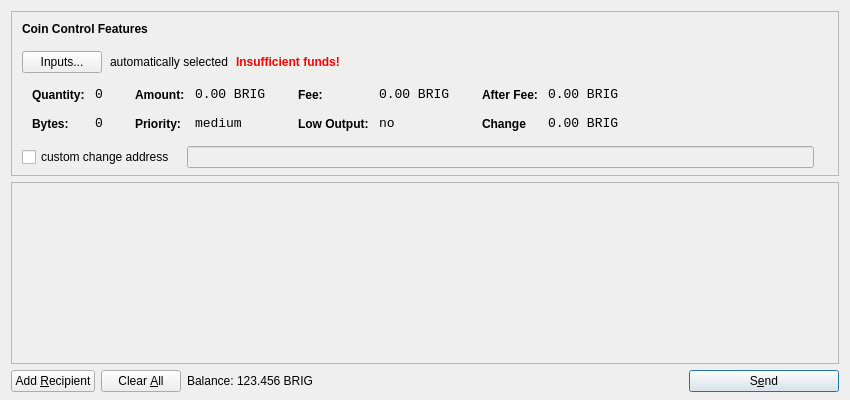
<?xml version="1.0" encoding="UTF-8"?>
<ui version="4.0">
 <class>SendCoinsDialog</class>
 <widget class="QDialog" name="SendCoinsDialog">
  <property name="geometry">
   <rect>
    <x>0</x>
    <y>0</y>
    <width>850</width>
    <height>400</height>
   </rect>
  </property>
  <property name="windowTitle">
   <string>Send Coins</string>
  </property>
  <layout class="QVBoxLayout" name="verticalLayout" stretch="0,1,0">
   <property name="bottomMargin">
    <number>8</number>
   </property>
   <item>
    <widget class="QFrame" name="frameCoinControl">
     <property name="sizePolicy">
      <sizepolicy hsizetype="Expanding" vsizetype="Expanding">
       <horstretch>0</horstretch>
       <verstretch>0</verstretch>
      </sizepolicy>
     </property>
     <property name="maximumSize">
      <size>
       <width>16777215</width>
       <height>16777215</height>
      </size>
     </property>
     <property name="frameShape">
      <enum>QFrame::StyledPanel</enum>
     </property>
     <property name="frameShadow">
      <enum>QFrame::Sunken</enum>
     </property>
     <layout class="QVBoxLayout" name="verticalLayoutCoinControl2">
      <property name="spacing">
       <number>6</number>
      </property>
      <property name="leftMargin">
       <number>0</number>
      </property>
      <property name="topMargin">
       <number>0</number>
      </property>
      <property name="rightMargin">
       <number>0</number>
      </property>
      <property name="bottomMargin">
       <number>6</number>
      </property>
      <item>
       <layout class="QVBoxLayout" name="verticalLayoutCoinControl" stretch="0,0,0,0,1">
        <property name="spacing">
         <number>0</number>
        </property>
        <property name="leftMargin">
         <number>10</number>
        </property>
        <property name="topMargin">
         <number>10</number>
        </property>
        <item>
         <layout class="QHBoxLayout" name="horizontalLayoutCoinControl1">
          <property name="bottomMargin">
           <number>15</number>
          </property>
          <item>
           <widget class="QLabel" name="labelCoinControlFeatures">
            <property name="sizePolicy">
             <sizepolicy hsizetype="Preferred" vsizetype="Maximum">
              <horstretch>0</horstretch>
              <verstretch>0</verstretch>
             </sizepolicy>
            </property>
            <property name="font">
             <font>
              <weight>75</weight>
              <bold>true</bold>
             </font>
            </property>
            <property name="styleSheet">
             <string notr="true">font-weight:bold;</string>
            </property>
            <property name="text">
             <string>Coin Control Features</string>
            </property>
           </widget>
          </item>
         </layout>
        </item>
        <item>
         <layout class="QHBoxLayout" name="horizontalLayoutCoinControl2" stretch="0,0,0,0">
          <property name="spacing">
           <number>8</number>
          </property>
          <property name="bottomMargin">
           <number>10</number>
          </property>
          <item>
           <widget class="QPushButton" name="pushButtonCoinControl">
            <property name="styleSheet">
             <string notr="true"/>
            </property>
            <property name="text">
             <string>Inputs...</string>
            </property>
           </widget>
          </item>
          <item>
           <widget class="QLabel" name="labelCoinControlAutomaticallySelected">
            <property name="text">
             <string>automatically selected</string>
            </property>
            <property name="margin">
             <number>5</number>
            </property>
           </widget>
          </item>
          <item>
           <widget class="QLabel" name="labelCoinControlInsuffFunds">
            <property name="font">
             <font>
              <weight>75</weight>
              <bold>true</bold>
             </font>
            </property>
            <property name="styleSheet">
             <string notr="true">color:red;font-weight:bold;</string>
            </property>
            <property name="text">
             <string>Insufficient funds!</string>
            </property>
            <property name="margin">
             <number>5</number>
            </property>
           </widget>
          </item>
          <item>
           <spacer name="horizontalSpacerCoinControl">
            <property name="orientation">
             <enum>Qt::Horizontal</enum>
            </property>
            <property name="sizeHint" stdset="0">
             <size>
              <width>40</width>
              <height>1</height>
             </size>
            </property>
           </spacer>
          </item>
         </layout>
        </item>
        <item>
         <widget class="QWidget" name="widgetCoinControl" native="true">
          <property name="sizePolicy">
           <sizepolicy hsizetype="Preferred" vsizetype="Preferred">
            <horstretch>0</horstretch>
            <verstretch>0</verstretch>
           </sizepolicy>
          </property>
          <property name="minimumSize">
           <size>
            <width>0</width>
            <height>0</height>
           </size>
          </property>
          <property name="styleSheet">
           <string notr="true"/>
          </property>
          <layout class="QHBoxLayout" name="horizontalLayoutCoinControl5">
           <property name="leftMargin">
            <number>0</number>
           </property>
           <property name="topMargin">
            <number>0</number>
           </property>
           <property name="rightMargin">
            <number>0</number>
           </property>
           <property name="bottomMargin">
            <number>0</number>
           </property>
           <item>
            <layout class="QHBoxLayout" name="horizontalLayoutCoinControl3" stretch="0,0,0,1">
             <property name="spacing">
              <number>20</number>
             </property>
             <property name="topMargin">
              <number>0</number>
             </property>
             <property name="bottomMargin">
              <number>10</number>
             </property>
             <item>
              <layout class="QFormLayout" name="formLayoutCoinControl1">
               <property name="horizontalSpacing">
                <number>10</number>
               </property>
               <property name="verticalSpacing">
                <number>14</number>
               </property>
               <property name="leftMargin">
                <number>10</number>
               </property>
               <property name="topMargin">
                <number>4</number>
               </property>
               <property name="rightMargin">
                <number>6</number>
               </property>
               <item row="0" column="0">
                <widget class="QLabel" name="labelCoinControlQuantityText">
                 <property name="styleSheet">
                  <string notr="true">font-weight:bold;</string>
                 </property>
                 <property name="text">
                  <string>Quantity:</string>
                 </property>
                 <property name="margin">
                  <number>0</number>
                 </property>
                </widget>
               </item>
               <item row="0" column="1">
                <widget class="QLabel" name="labelCoinControlQuantity">
                 <property name="font">
                  <font>
                   <family>Monospace</family>
                   <pointsize>10</pointsize>
                  </font>
                 </property>
                 <property name="cursor">
                  <cursorShape>IBeamCursor</cursorShape>
                 </property>
                 <property name="contextMenuPolicy">
                  <enum>Qt::ActionsContextMenu</enum>
                 </property>
                 <property name="text">
                  <string>0</string>
                 </property>
                 <property name="margin">
                  <number>0</number>
                 </property>
                 <property name="textInteractionFlags">
                  <set>Qt::LinksAccessibleByMouse|Qt::TextSelectableByKeyboard|Qt::TextSelectableByMouse</set>
                 </property>
                </widget>
               </item>
               <item row="1" column="0">
                <widget class="QLabel" name="labelCoinControlBytesText">
                 <property name="styleSheet">
                  <string notr="true">font-weight:bold;</string>
                 </property>
                 <property name="text">
                  <string>Bytes:</string>
                 </property>
                </widget>
               </item>
               <item row="1" column="1">
                <widget class="QLabel" name="labelCoinControlBytes">
                 <property name="font">
                  <font>
                   <family>Monospace</family>
                   <pointsize>10</pointsize>
                  </font>
                 </property>
                 <property name="cursor">
                  <cursorShape>IBeamCursor</cursorShape>
                 </property>
                 <property name="contextMenuPolicy">
                  <enum>Qt::ActionsContextMenu</enum>
                 </property>
                 <property name="text">
                  <string>0</string>
                 </property>
                 <property name="textInteractionFlags">
                  <set>Qt::LinksAccessibleByMouse|Qt::TextSelectableByKeyboard|Qt::TextSelectableByMouse</set>
                 </property>
                </widget>
               </item>
              </layout>
             </item>
             <item>
              <layout class="QFormLayout" name="formLayoutCoinControl2">
               <property name="horizontalSpacing">
                <number>10</number>
               </property>
               <property name="verticalSpacing">
                <number>14</number>
               </property>
               <property name="leftMargin">
                <number>6</number>
               </property>
               <property name="topMargin">
                <number>4</number>
               </property>
               <property name="rightMargin">
                <number>6</number>
               </property>
               <item row="0" column="0">
                <widget class="QLabel" name="labelCoinControlAmountText">
                 <property name="styleSheet">
                  <string notr="true">font-weight:bold;</string>
                 </property>
                 <property name="text">
                  <string>Amount:</string>
                 </property>
                 <property name="margin">
                  <number>0</number>
                 </property>
                </widget>
               </item>
               <item row="0" column="1">
                <widget class="QLabel" name="labelCoinControlAmount">
                 <property name="font">
                  <font>
                   <family>Monospace</family>
                   <pointsize>10</pointsize>
                  </font>
                 </property>
                 <property name="cursor">
                  <cursorShape>IBeamCursor</cursorShape>
                 </property>
                 <property name="contextMenuPolicy">
                  <enum>Qt::ActionsContextMenu</enum>
                 </property>
                 <property name="text">
                  <string>0.00 BRIG</string>
                 </property>
                 <property name="textInteractionFlags">
                  <set>Qt::LinksAccessibleByMouse|Qt::TextSelectableByKeyboard|Qt::TextSelectableByMouse</set>
                 </property>
                </widget>
               </item>
               <item row="1" column="0">
                <widget class="QLabel" name="labelCoinControlPriorityText">
                 <property name="styleSheet">
                  <string notr="true">font-weight:bold;</string>
                 </property>
                 <property name="text">
                  <string>Priority:</string>
                 </property>
                </widget>
               </item>
               <item row="1" column="1">
                <widget class="QLabel" name="labelCoinControlPriority">
                 <property name="font">
                  <font>
                   <family>Monospace</family>
                   <pointsize>10</pointsize>
                  </font>
                 </property>
                 <property name="cursor">
                  <cursorShape>IBeamCursor</cursorShape>
                 </property>
                 <property name="contextMenuPolicy">
                  <enum>Qt::ActionsContextMenu</enum>
                 </property>
                 <property name="text">
                  <string>medium</string>
                 </property>
                 <property name="textInteractionFlags">
                  <set>Qt::LinksAccessibleByMouse|Qt::TextSelectableByKeyboard|Qt::TextSelectableByMouse</set>
                 </property>
                </widget>
               </item>
              </layout>
             </item>
             <item>
              <layout class="QFormLayout" name="formLayoutCoinControl3">
               <property name="horizontalSpacing">
                <number>10</number>
               </property>
               <property name="verticalSpacing">
                <number>14</number>
               </property>
               <property name="leftMargin">
                <number>6</number>
               </property>
               <property name="topMargin">
                <number>4</number>
               </property>
               <property name="rightMargin">
                <number>6</number>
               </property>
               <item row="0" column="0">
                <widget class="QLabel" name="labelCoinControlFeeText">
                 <property name="styleSheet">
                  <string notr="true">font-weight:bold;</string>
                 </property>
                 <property name="text">
                  <string>Fee:</string>
                 </property>
                 <property name="margin">
                  <number>0</number>
                 </property>
                </widget>
               </item>
               <item row="0" column="1">
                <widget class="QLabel" name="labelCoinControlFee">
                 <property name="font">
                  <font>
                   <family>Monospace</family>
                   <pointsize>10</pointsize>
                  </font>
                 </property>
                 <property name="cursor">
                  <cursorShape>IBeamCursor</cursorShape>
                 </property>
                 <property name="contextMenuPolicy">
                  <enum>Qt::ActionsContextMenu</enum>
                 </property>
                 <property name="text">
                  <string>0.00 BRIG</string>
                 </property>
                 <property name="textInteractionFlags">
                  <set>Qt::LinksAccessibleByMouse|Qt::TextSelectableByKeyboard|Qt::TextSelectableByMouse</set>
                 </property>
                </widget>
               </item>
               <item row="1" column="0">
                <widget class="QLabel" name="labelCoinControlLowOutputText">
                 <property name="styleSheet">
                  <string notr="true">font-weight:bold;</string>
                 </property>
                 <property name="text">
                  <string>Low Output:</string>
                 </property>
                </widget>
               </item>
               <item row="1" column="1">
                <widget class="QLabel" name="labelCoinControlLowOutput">
                 <property name="font">
                  <font>
                   <family>Monospace</family>
                   <pointsize>10</pointsize>
                  </font>
                 </property>
                 <property name="cursor">
                  <cursorShape>IBeamCursor</cursorShape>
                 </property>
                 <property name="contextMenuPolicy">
                  <enum>Qt::ActionsContextMenu</enum>
                 </property>
                 <property name="text">
                  <string>no</string>
                 </property>
                 <property name="textInteractionFlags">
                  <set>Qt::LinksAccessibleByMouse|Qt::TextSelectableByKeyboard|Qt::TextSelectableByMouse</set>
                 </property>
                </widget>
               </item>
              </layout>
             </item>
             <item>
              <layout class="QFormLayout" name="formLayoutCoinControl4">
               <property name="horizontalSpacing">
                <number>10</number>
               </property>
               <property name="verticalSpacing">
                <number>14</number>
               </property>
               <property name="leftMargin">
                <number>6</number>
               </property>
               <property name="topMargin">
                <number>4</number>
               </property>
               <property name="rightMargin">
                <number>6</number>
               </property>
               <item row="0" column="0">
                <widget class="QLabel" name="labelCoinControlAfterFeeText">
                 <property name="styleSheet">
                  <string notr="true">font-weight:bold;</string>
                 </property>
                 <property name="text">
                  <string>After Fee:</string>
                 </property>
                 <property name="margin">
                  <number>0</number>
                 </property>
                </widget>
               </item>
               <item row="0" column="1">
                <widget class="QLabel" name="labelCoinControlAfterFee">
                 <property name="font">
                  <font>
                   <family>Monospace</family>
                   <pointsize>10</pointsize>
                  </font>
                 </property>
                 <property name="cursor">
                  <cursorShape>IBeamCursor</cursorShape>
                 </property>
                 <property name="contextMenuPolicy">
                  <enum>Qt::ActionsContextMenu</enum>
                 </property>
                 <property name="text">
                  <string>0.00 BRIG</string>
                 </property>
                 <property name="textInteractionFlags">
                  <set>Qt::LinksAccessibleByMouse|Qt::TextSelectableByKeyboard|Qt::TextSelectableByMouse</set>
                 </property>
                </widget>
               </item>
               <item row="1" column="0">
                <widget class="QLabel" name="labelCoinControlChangeText">
                 <property name="styleSheet">
                  <string notr="true">font-weight:bold;</string>
                 </property>
                 <property name="text">
                  <string>Change</string>
                 </property>
                </widget>
               </item>
               <item row="1" column="1">
                <widget class="QLabel" name="labelCoinControlChange">
                 <property name="font">
                  <font>
                   <family>Monospace</family>
                   <pointsize>10</pointsize>
                  </font>
                 </property>
                 <property name="cursor">
                  <cursorShape>IBeamCursor</cursorShape>
                 </property>
                 <property name="contextMenuPolicy">
                  <enum>Qt::ActionsContextMenu</enum>
                 </property>
                 <property name="text">
                  <string>0.00 BRIG</string>
                 </property>
                 <property name="textInteractionFlags">
                  <set>Qt::LinksAccessibleByMouse|Qt::TextSelectableByKeyboard|Qt::TextSelectableByMouse</set>
                 </property>
                </widget>
               </item>
              </layout>
             </item>
            </layout>
           </item>
          </layout>
         </widget>
        </item>
        <item>
         <layout class="QHBoxLayout" name="horizontalLayoutCoinControl4" stretch="0,0,0">
          <property name="spacing">
           <number>12</number>
          </property>
          <property name="sizeConstraint">
           <enum>QLayout::SetDefaultConstraint</enum>
          </property>
          <property name="topMargin">
           <number>5</number>
          </property>
          <property name="rightMargin">
           <number>5</number>
          </property>
          <item>
           <widget class="QCheckBox" name="checkBoxCoinControlChange">
            <property name="text">
             <string>custom change address</string>
            </property>
           </widget>
          </item>
          <item>
           <widget class="QLineEdit" name="lineEditCoinControlChange">
            <property name="enabled">
             <bool>false</bool>
            </property>
            <property name="sizePolicy">
             <sizepolicy hsizetype="Expanding" vsizetype="Fixed">
              <horstretch>0</horstretch>
              <verstretch>0</verstretch>
             </sizepolicy>
            </property>
           </widget>
          </item>
          <item>
           <widget class="QLabel" name="labelCoinControlChangeLabel">
            <property name="sizePolicy">
             <sizepolicy hsizetype="Preferred" vsizetype="Expanding">
              <horstretch>0</horstretch>
              <verstretch>0</verstretch>
             </sizepolicy>
            </property>
            <property name="minimumSize">
             <size>
              <width>0</width>
              <height>0</height>
             </size>
            </property>
            <property name="text">
             <string/>
            </property>
            <property name="margin">
             <number>3</number>
            </property>
           </widget>
          </item>
         </layout>
        </item>
        <item>
         <spacer name="verticalSpacerCoinControl">
          <property name="orientation">
           <enum>Qt::Vertical</enum>
          </property>
          <property name="sizeHint" stdset="0">
           <size>
            <width>800</width>
            <height>1</height>
           </size>
          </property>
         </spacer>
        </item>
       </layout>
      </item>
     </layout>
    </widget>
   </item>
   <item>
    <widget class="QScrollArea" name="scrollArea">
     <property name="widgetResizable">
      <bool>true</bool>
     </property>
     <widget class="QWidget" name="scrollAreaWidgetContents">
      <property name="geometry">
       <rect>
        <x>0</x>
        <y>0</y>
        <width>828</width>
        <height>162</height>
       </rect>
      </property>
      <layout class="QVBoxLayout" name="verticalLayout_2">
       <property name="leftMargin">
        <number>0</number>
       </property>
       <property name="topMargin">
        <number>0</number>
       </property>
       <property name="rightMargin">
        <number>0</number>
       </property>
       <property name="bottomMargin">
        <number>0</number>
       </property>
       <item>
        <layout class="QVBoxLayout" name="entries">
         <property name="spacing">
          <number>6</number>
         </property>
        </layout>
       </item>
       <item>
        <spacer name="verticalSpacer">
         <property name="orientation">
          <enum>Qt::Vertical</enum>
         </property>
         <property name="sizeHint" stdset="0">
          <size>
           <width>20</width>
           <height>40</height>
          </size>
         </property>
        </spacer>
       </item>
      </layout>
     </widget>
    </widget>
   </item>
   <item>
    <layout class="QHBoxLayout" name="horizontalLayout">
     <item>
      <widget class="QPushButton" name="addButton">
       <property name="toolTip">
        <string>Send to multiple recipients at once</string>
       </property>
       <property name="text">
        <string>Add &amp;Recipient</string>
       </property>
       <property name="icon">
        <iconset resource="../bitcoin.qrc">
         <normaloff>:/icons/add</normaloff>:/icons/add</iconset>
       </property>
       <property name="autoDefault">
        <bool>false</bool>
       </property>
      </widget>
     </item>
     <item>
      <widget class="QPushButton" name="clearButton">
       <property name="sizePolicy">
        <sizepolicy hsizetype="Minimum" vsizetype="Fixed">
         <horstretch>0</horstretch>
         <verstretch>0</verstretch>
        </sizepolicy>
       </property>
       <property name="toolTip">
        <string>Remove all transaction fields</string>
       </property>
       <property name="text">
        <string>Clear &amp;All</string>
       </property>
       <property name="icon">
        <iconset resource="../bitcoin.qrc">
         <normaloff>:/icons/remove</normaloff>:/icons/remove</iconset>
       </property>
       <property name="autoRepeatDelay">
        <number>300</number>
       </property>
       <property name="autoDefault">
        <bool>false</bool>
       </property>
      </widget>
     </item>
     <item>
      <layout class="QHBoxLayout" name="horizontalLayout_2">
       <property name="spacing">
        <number>3</number>
       </property>
       <item>
        <widget class="QLabel" name="label">
         <property name="sizePolicy">
          <sizepolicy hsizetype="Preferred" vsizetype="Fixed">
           <horstretch>0</horstretch>
           <verstretch>0</verstretch>
          </sizepolicy>
         </property>
         <property name="text">
          <string>Balance:</string>
         </property>
        </widget>
       </item>
       <item>
        <widget class="QLabel" name="labelBalance">
         <property name="sizePolicy">
          <sizepolicy hsizetype="Preferred" vsizetype="Fixed">
           <horstretch>0</horstretch>
           <verstretch>0</verstretch>
          </sizepolicy>
         </property>
         <property name="cursor">
          <cursorShape>IBeamCursor</cursorShape>
         </property>
         <property name="text">
          <string>123.456 BRIG</string>
         </property>
         <property name="textInteractionFlags">
          <set>Qt::LinksAccessibleByMouse|Qt::TextSelectableByKeyboard|Qt::TextSelectableByMouse</set>
         </property>
        </widget>
       </item>
      </layout>
     </item>
     <item>
      <spacer name="horizontalSpacer">
       <property name="orientation">
        <enum>Qt::Horizontal</enum>
       </property>
       <property name="sizeHint" stdset="0">
        <size>
         <width>40</width>
         <height>20</height>
        </size>
       </property>
      </spacer>
     </item>
     <item>
      <widget class="QPushButton" name="sendButton">
       <property name="minimumSize">
        <size>
         <width>150</width>
         <height>0</height>
        </size>
       </property>
       <property name="toolTip">
        <string>Confirm the send action</string>
       </property>
       <property name="text">
        <string>S&amp;end</string>
       </property>
       <property name="icon">
        <iconset resource="../bitcoin.qrc">
         <normaloff>:/icons/send</normaloff>:/icons/send</iconset>
       </property>
       <property name="default">
        <bool>true</bool>
       </property>
      </widget>
     </item>
    </layout>
   </item>
  </layout>
 </widget>
 <resources>
  <include location="../bitcoin.qrc"/>
 </resources>
 <connections/>
</ui>
